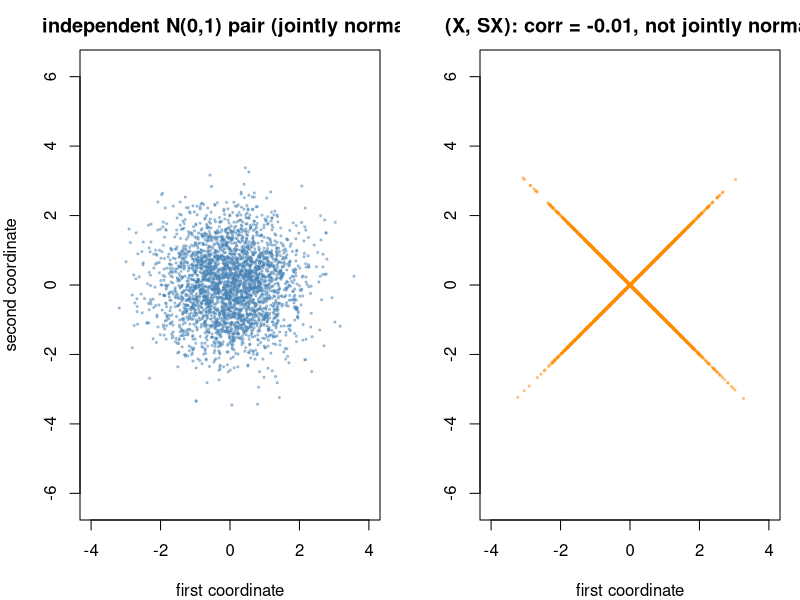

Write the R code that produced this figure.
# X ~ N(0,1), Y = S X with an independent random sign S: normal marginals, zero correlation, not jointly normal.
set.seed(0)
n <- 3000
x <- rnorm(n)
s <- sample(c(-1, 1), n, replace = TRUE)
y <- s * x
z1 <- rnorm(n)
z2 <- rnorm(n)

op <- par(mfrow = c(1, 2), mar = c(4, 4, 2.5, 1))
plot(z1, z2, pch = 19, cex = 0.3, col = adjustcolor("steelblue", 0.4), asp = 1,
     xlim = c(-4, 4), ylim = c(-4, 4), xlab = "first coordinate", ylab = "second coordinate",
     main = "independent N(0,1) pair (jointly normal)")
plot(x, y, pch = 19, cex = 0.3, col = adjustcolor("darkorange", 0.4), asp = 1,
     xlim = c(-4, 4), ylim = c(-4, 4), xlab = "first coordinate", ylab = "",
     main = sprintf("(X, SX): corr = %.2f, not jointly normal", cor(x, y)))
par(op)
